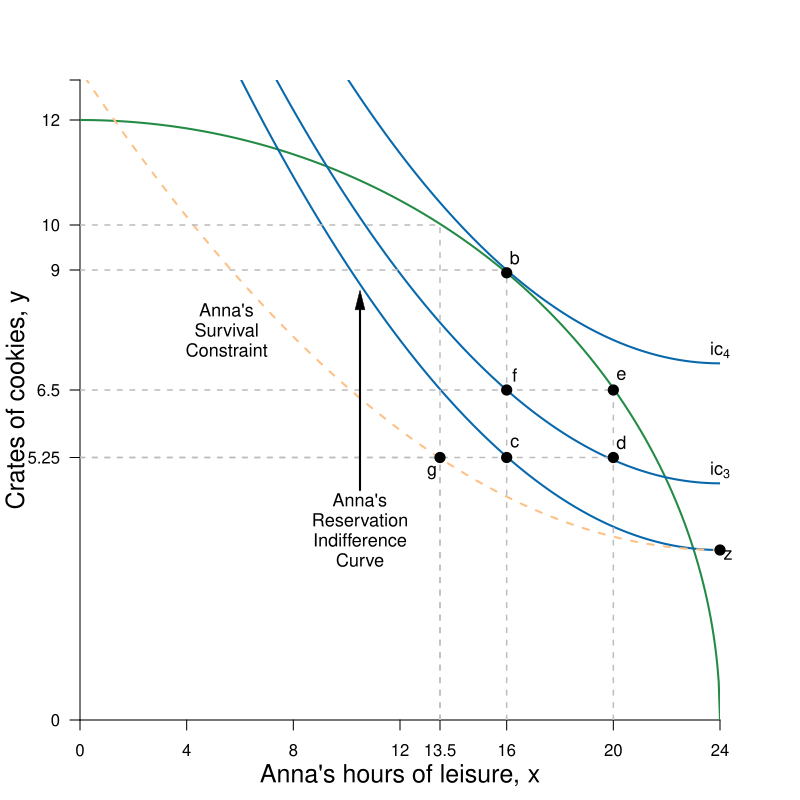

Source code (R):
#Graph Designer: Simon Halliday
#Authors: Bowles, Foley and Halliday
#Title: Problems for BFH:CCC and CORE: The Economy

library(shape)
pdf(file = "constrained_optimization/ff_problems.pdf", width = 8, height = 8)

#Set parameters for graphics
axislabelsize <- 1.5
labelsize <- 1.1
graphlinewidth <- 2
segmentlinewidth <- 1.5

COL <- c("#7fc97f", "#beaed4", "#fdc086", "#ffff99", "#386cb0", "#f0027f", "#bf5b17", "#666666")
COLA <- c("#e0f3db", "#99d8c9","#66c2a4","#41ae76", "#238b45", "#005824")
COLB <- c("#4eb3d3", "#2b8cbe", "#0868ac","#084081")

#Edited the margins to cater for the larger LHS labels
par(mar =  c(4, 4, 4, 4))

#Change this to make it log of l 

# ppf <- function(l, k = 0.5) {
#   k * (1/l)
# }

ppf <- function(x) {
  (144 - 0.25*x^2)^(0.5)
}

uB <- function(x, y, rmax = 0.8, xmax = 24) {
  y + rmax*x - (1/2)*(rmax/xmax)*x^2
}

b <- c(13) 

uA <- function(x, y, rmax = 1.4, xmax = 24) {
  y + rmax*x - (1/2)*(rmax/xmax)*x^2
}

a <- c(uA(x = 24, y = 3.4), uA(x = 16, y = 6.6), uA(x = 16, y = 9)) 

ylims <- c(0, 12.8)
xlims <- c(0, 24)

npts <- 501 
x <- seq(xlims[1], xlims[2], length.out = npts)
y <- seq(ylims[1], ylims[2], length.out = npts) 



plot(0, 0, xlim = xlims, ylim = ylims, type = "n",
     xlab = expression(paste("")),
     ylab = expression(paste("")), 
     xaxt = "n", 
     yaxt = "n", 
     cex.lab = axislabelsize, 
     bty = "n", 
     xaxs="i", 
     yaxs="i"
)




#ticksy <- seq(from = 0, to = ylims[2], by = 1)
#ylabels <- seq(from = 0, to = ylims[2], by = 1)
# ticksx <- seq(from = 0, to = xlims[2], by = 2)
# xlabels <- seq(from = 0, to = xlims[2], by = 2)
ticksy <- c(ylims[1], 5.25, 6.6, 9, 9.9, 12, ylims[2])
ylabels <- c(ylims[1], 5.25, 6.5, 9, 10, 12, NA)
ticksx <- c(xlims[1], 4, 8, 12, 13.5, 16, 20, xlims[2])
xlabels <- c(xlims[1], 4, 8, 12, 13.5, 16, 20, xlims[2])

axis(1, at = ticksx, pos = 0, labels = xlabels)
axis(2, at = ticksy, pos = 0, labels = ylabels, las = 1)

npts <- 501
xx1 <- seq(xlims[1], xlims[2], length.out = npts)
xx2 <- seq(0, xlims[2], length.out = npts)
xx3 <- seq(xlims[1], 0, length.out = npts)

#Draw the polygon for shading the feasible set
#xpoly1 <- seq(from = xlims[1], to = 16, length.out = 500)
#ypoly1 <- ppf(xpoly1, k = 1.058868, maxx = 17)
#polygon(x = c(xpoly1, xpoly1[1]), y = c(ypoly1, rev(ypoly1)[1]), col=COLA[1], density=NULL, border = NA)

#Draw the graphs
lines(xx1, ppf(xx1), col = COLA[5], lwd = graphlinewidth)
#lines(xx2, fishProd(xx2, k = 2), col = COLB[3], lwd = graphlinewidth)
#lines(xx3, feasibleLabor(xx3, time = 10), col = COL[3], lwd = graphlinewidth)
#lines(xx4, manufactureProd(xx4, k = 0.1, alpha = 2), col = COLB[4], lwd = graphlinewidth)

#Label the feasible frontier
# text(10.5, 0.53, expression("Feasible Frontier"), cex = labelsize)
# Arrows(12.5, 0.53, 14.9, 0.53, col = "black", lty = 1, lwd = 2, arr.type = "triangle", arr.lwd = 0.5)

contour(x, y,
        outer(x, y, uA),
        drawlabels = FALSE,
        col = COLB[3],
        lwd = graphlinewidth,
        levels = a,
        xaxs="i",
        yaxs="i",
        add = TRUE
        )

contour(x, y, 
        outer(x, y, uB),
        drawlabels = FALSE,
        col = COL[3],
        lwd = graphlinewidth,
        lty = 2, 
        levels = b, 
        xaxs="i", 
        yaxs="i", 
        add = TRUE)

#Axis labels
mtext(expression(paste("Anna's hours of leisure, ", x)), side = 1, line = 2.5, cex = axislabelsize)
text(-2.35, 0.5*ylims[2], expression(paste("Crates of cookies, ", y)), xpd = TRUE, cex = axislabelsize, srt = 90) 

#Add mrs = mrt at i
# text(8, 2.8, expression(paste(mrs(x,y) == mrt(x,y))), cex = labelsize)
# Arrows(8, 2.75, 8, 2.45, col = "black", lty = 1, lwd = 2, arr.type = "triangle", arr.lwd = 0.5)

#Label the indifference curves
# text(17, 1, expression(u[1]^A), cex = labelsize)
# text(17, 1.55, expression(u[2]^A), cex = labelsize)
# text(17, 2.25, expression(u[3]^A), cex = labelsize)

#Annotate max u point on feasibility frontier
# text(8.4, ppf(8) + 0.1, expression(paste(i)), cex = labelsize)
# segments(8, 0, 8, ppf(x = 8), lty = 2, col = "gray", lwd = segmentlinewidth)
# segments(0, ppf(x = 8), 8, ppf(x = 8), lty = 2, col = "gray", lwd = segmentlinewidth)
# points(8, ppf(x = 8), pch = 16, col = "black", cex = 1.5)

# text(2.4, ppf(2) + 0.1, expression(paste(a)), cex = labelsize)
# segments(2, 0, 2, ppf(x = 2), lty = 2, col = "gray", lwd = segmentlinewidth)
# segments(0, ppf(x = 2), 2, ppf(x = 2), lty = 2, col = "gray", lwd = segmentlinewidth)
# points(2, ppf(x = 2), pch = 16, col = "black", cex = 1.5)
 
text(16 + 0.3, ppf(16) + 0.3, expression(paste(b)), cex = labelsize)
segments(16, 0, 16, 9, lty = 2, col = "gray", lwd = segmentlinewidth)
segments(0, 9, 16, 9, lty = 2, col = "gray", lwd = segmentlinewidth)
points(16, ppf(x = 16), pch = 16, col = "black", cex = 1.5)

segments(0, 5.25, 20, 5.25, lty = 2, col = "gray", lwd = segmentlinewidth)
points(16, 5.25, pch = 16, col = "black", cex = 1.5)
text(16 + 0.3, 5.25 + 0.3, expression(paste(c)), cex = labelsize)

segments(20, 0, 20, ppf(20), lty = 2, col = "gray", lwd = segmentlinewidth)
segments(0, 6.6, 20, 6.6, lty = 2, col = "gray", lwd = segmentlinewidth)
points(20, 5.25, pch = 16, col = "black", cex = 1.5)
text(20 + 0.3, 5.25 + 0.3, expression(paste(d)), cex = labelsize)

points(20, 6.6, pch = 16, col = "black", cex = 1.5)
text(20 + 0.3, 6.6 + 0.3, expression(paste(e)), cex = labelsize)

points(16, 6.6, pch = 16, col = "black", cex = 1.5)
text(16 + 0.3, 6.6 + 0.3, expression(paste(f)), cex = labelsize)


segments(13.5, 0, 13.5, 5.25, lty = 2, col = "gray", lwd = segmentlinewidth)
segments(13.5, 0, 13.5, 9.9, lty = 2, col = "gray", lwd = segmentlinewidth)
segments(0, 9.9, 13.5, 9.9, lty = 2, col = "gray", lwd = segmentlinewidth)
segments(0, 5.25, 13.5, 5.25, lty = 2, col = "gray", lwd = segmentlinewidth)

points(13.5, 5.25, pch = 16, col = "black", cex = 1.5, xpd = TRUE)
text(13.5 - 0.3, 5.25 - 0.3, expression(paste(g)), cex = labelsize, xpd = TRUE)

# points(13.5, 9.9, pch = 16, col = "black", cex = 1.5, xpd = TRUE)
# text(13.5 - 0.3, 9.9 - 0.3, expression(paste(h)), cex = labelsize, xpd = TRUE)

points(24, 3.4, pch = 16, col = "black", cex = 1.5, xpd = TRUE)
text(24 + 0.3, 3 + 0.3, expression(paste(z)), cex = labelsize, xpd = TRUE)

text(10.5, 4.4, expression(paste("Anna's")), cex = labelsize)
text(10.5, 4, expression(paste("Reservation")), cex = labelsize)
text(10.5, 3.6, expression(paste("Indifference")), cex = labelsize)
text(10.5, 3.2, expression(paste("Curve")), cex = labelsize)
Arrows(10.5, 4.6, 10.5, 8.4, col = "black", lty = 1, lwd = 2, arr.type = "triangle", arr.lwd = 0.5)


text(5.5, 8.2, expression(paste("Anna's")), cex = labelsize)
text(5.5, 7.8, expression(paste("Survival")), cex = labelsize)
text(5.5, 7.4, expression(paste("Constraint")), cex = labelsize)

# text(24, 2.76, expression(ic[1]), cex = labelsize, xpd = TRUE)
#text(24, 3.75, expression(ic[2]), cex = labelsize, xpd = TRUE)
text(24, 5, expression(ic[3]), cex = labelsize, xpd = TRUE)
text(24, 7.4, expression(ic[4]), cex = labelsize, xpd = TRUE)

#text(24, 7.8, expression(ic[2]), cex = labelsize, xpd = TRUE)


dev.off()
